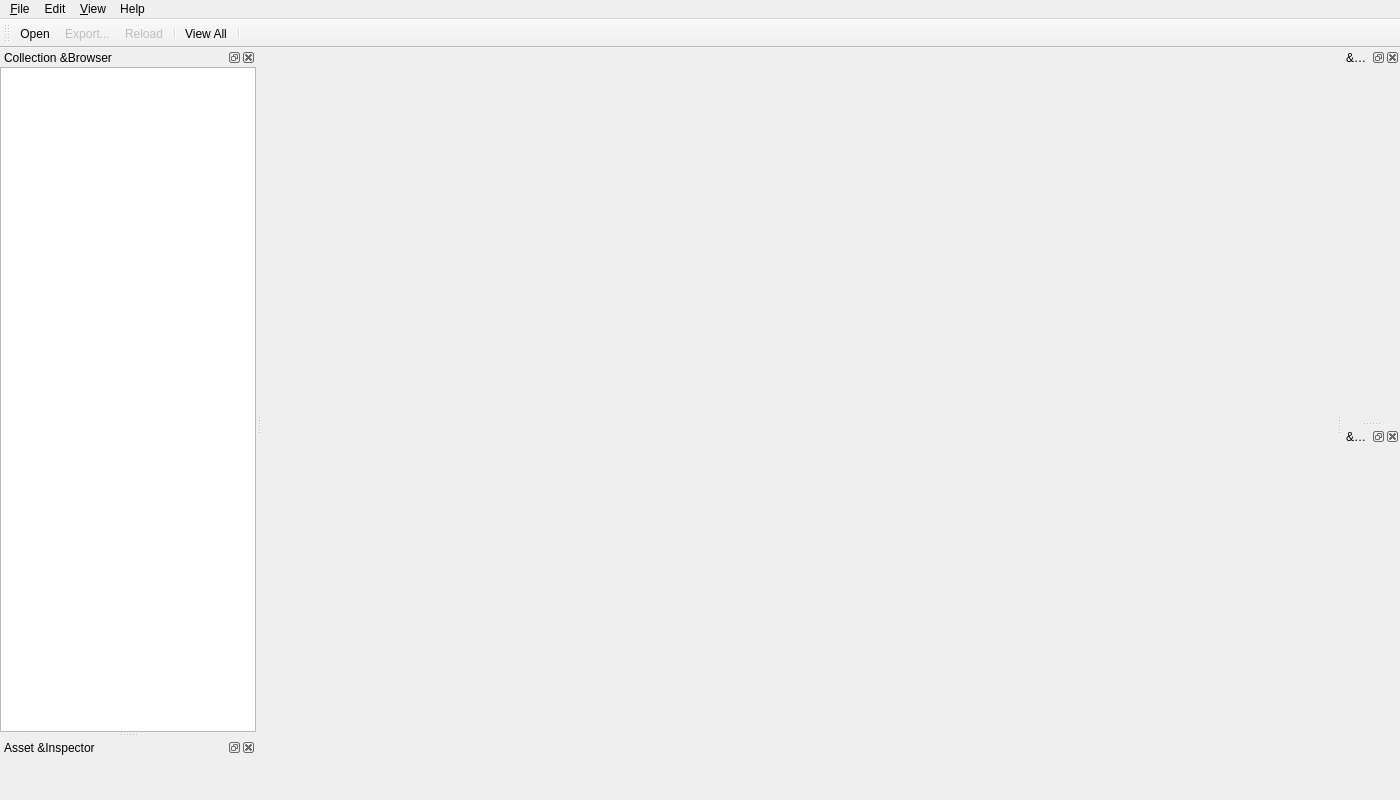
<?xml version="1.0" encoding="UTF-8"?>
<ui version="4.0">
 <class>MainWindow</class>
 <widget class="QMainWindow" name="MainWindow">
  <property name="geometry">
   <rect>
    <x>0</x>
    <y>0</y>
    <width>1400</width>
    <height>800</height>
   </rect>
  </property>
  <property name="windowTitle">
   <string>Kuesa Asset Pipeline Editor</string>
  </property>
  <property name="windowIcon">
   <iconset resource="../../resources/resources.qrc">
    <normaloff>:/kuesa.png</normaloff>:/kuesa.png</iconset>
  </property>
  <widget class="QWidget" name="centralwidget"/>
  <widget class="QMenuBar" name="menubar">
   <property name="geometry">
    <rect>
     <x>0</x>
     <y>0</y>
     <width>1400</width>
     <height>22</height>
    </rect>
   </property>
   <widget class="QMenu" name="menuFile">
    <property name="title">
     <string>&amp;File</string>
    </property>
    <addaction name="actionOpen"/>
    <addaction name="actionExport"/>
    <addaction name="actionReload"/>
    <addaction name="separator"/>
    <addaction name="actionQuit"/>
   </widget>
   <widget class="QMenu" name="menuHelp">
    <property name="title">
     <string>Help</string>
    </property>
    <addaction name="actionAbout"/>
   </widget>
   <widget class="QMenu" name="menuView">
    <property name="title">
     <string>&amp;View</string>
    </property>
   </widget>
   <widget class="QMenu" name="menuEdit">
    <property name="title">
     <string>Edit</string>
    </property>
    <addaction name="actionCopy"/>
    <addaction name="actionSettings"/>
   </widget>
   <addaction name="menuFile"/>
   <addaction name="menuEdit"/>
   <addaction name="menuView"/>
   <addaction name="menuHelp"/>
  </widget>
  <widget class="QDockWidget" name="collectionBrowserDockWidget">
   <property name="windowTitle">
    <string>Collection &amp;Browser</string>
   </property>
   <attribute name="dockWidgetArea">
    <number>1</number>
   </attribute>
   <widget class="QWidget" name="dockWidgetContents">
    <layout class="QVBoxLayout" name="verticalLayout">
     <property name="leftMargin">
      <number>0</number>
     </property>
     <property name="topMargin">
      <number>0</number>
     </property>
     <property name="rightMargin">
      <number>0</number>
     </property>
     <property name="bottomMargin">
      <number>0</number>
     </property>
     <item>
      <widget class="CollectionBrowser" name="collectionBrowser">
       <attribute name="headerVisible">
        <bool>false</bool>
       </attribute>
      </widget>
     </item>
    </layout>
   </widget>
  </widget>
  <widget class="QToolBar" name="toolBar">
   <property name="windowTitle">
    <string>toolBar</string>
   </property>
   <attribute name="toolBarArea">
    <enum>TopToolBarArea</enum>
   </attribute>
   <attribute name="toolBarBreak">
    <bool>false</bool>
   </attribute>
   <addaction name="actionOpen"/>
   <addaction name="actionExport"/>
   <addaction name="actionReload"/>
   <addaction name="separator"/>
   <addaction name="actionViewAll"/>
   <addaction name="separator"/>
  </widget>
  <widget class="QDockWidget" name="assetInspectorDockWidget">
   <property name="windowTitle">
    <string>Asset &amp;Inspector</string>
   </property>
   <attribute name="dockWidgetArea">
    <number>1</number>
   </attribute>
   <widget class="QWidget" name="dockWidgetContents_2">
    <layout class="QVBoxLayout" name="verticalLayout_4">
     <property name="leftMargin">
      <number>0</number>
     </property>
     <property name="topMargin">
      <number>0</number>
     </property>
     <property name="rightMargin">
      <number>0</number>
     </property>
     <property name="bottomMargin">
      <number>0</number>
     </property>
    </layout>
   </widget>
  </widget>
  <widget class="QDockWidget" name="animationDockWidget">
   <property name="windowTitle">
    <string>&amp;Animations</string>
   </property>
   <attribute name="dockWidgetArea">
    <number>2</number>
   </attribute>
   <widget class="QWidget" name="dockWidgetContents_3"/>
  </widget>
  <widget class="QDockWidget" name="cameraDockWidget">
   <property name="windowTitle">
    <string>&amp;Camera Settings</string>
   </property>
   <attribute name="dockWidgetArea">
    <number>2</number>
   </attribute>
   <widget class="QWidget" name="dockWidgetContents_4"/>
  </widget>
  <action name="actionOpen">
   <property name="text">
    <string>&amp;Open...</string>
   </property>
  </action>
  <action name="actionAbout">
   <property name="text">
    <string>&amp;About</string>
   </property>
  </action>
  <action name="actionQuit">
   <property name="text">
    <string>&amp;Quit</string>
   </property>
  </action>
  <action name="actionReload">
   <property name="enabled">
    <bool>false</bool>
   </property>
   <property name="text">
    <string>&amp;Reload</string>
   </property>
  </action>
  <action name="actionViewAll">
   <property name="text">
    <string>View All</string>
   </property>
   <property name="shortcut">
    <string>Esc</string>
   </property>
  </action>
  <action name="actionCopy">
   <property name="enabled">
    <bool>false</bool>
   </property>
   <property name="text">
    <string>&amp;Copy</string>
   </property>
   <property name="shortcut">
    <string>Ctrl+C</string>
   </property>
  </action>
  <action name="actionSettings">
   <property name="text">
    <string>&amp;Settings</string>
   </property>
   <property name="shortcut">
    <string>Ctrl+,</string>
   </property>
  </action>
  <action name="actionExport">
   <property name="enabled">
    <bool>false</bool>
   </property>
   <property name="text">
    <string>&amp;Export...</string>
   </property>
   <property name="iconText">
    <string>Export...</string>
   </property>
   <property name="toolTip">
    <string>Export</string>
   </property>
  </action>
 </widget>
 <customwidgets>
  <customwidget>
   <class>CollectionBrowser</class>
   <extends>QTreeView</extends>
   <header>collectionbrowser.h</header>
  </customwidget>
 </customwidgets>
 <resources>
  <include location="../../resources/resources.qrc"/>
 </resources>
 <connections>
  <connection>
   <sender>actionQuit</sender>
   <signal>triggered(bool)</signal>
   <receiver>MainWindow</receiver>
   <slot>close()</slot>
   <hints>
    <hint type="sourcelabel">
     <x>-1</x>
     <y>-1</y>
    </hint>
    <hint type="destinationlabel">
     <x>699</x>
     <y>399</y>
    </hint>
   </hints>
  </connection>
 </connections>
</ui>
